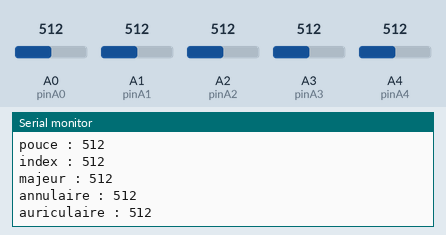
A sketch run on a simulated Arduino Uno, built with avr-gcc and run on an emulated ATmega328P. On the bench: the last lines printed to the serial monitor. The test bench sets the inputs (shaded band); at power-on: A1 (pinA1) = 512, A3 (pinA3) = 512, A0 (pinA0) = 512, A2 (pinA2) = 512, A4 (pinA4) = 512.

Above: at 2.7 s.
2.8 s: A1 (pinA1) set to 107
5.8 s: A1 (pinA1) set to 93
8.8 s: A3 (pinA3) set to 108
At 9.11 s:
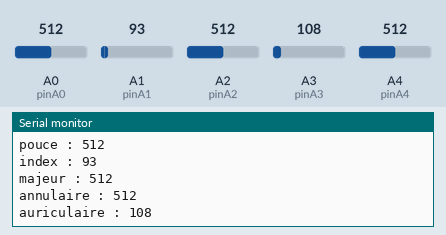
11.8 s: A3 (pinA3) set to 93
At 12.24 s:
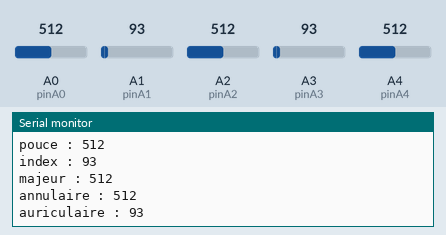
Timing chart, 0 to 14.3 s (numbered marks = the images above; inputs shaded):
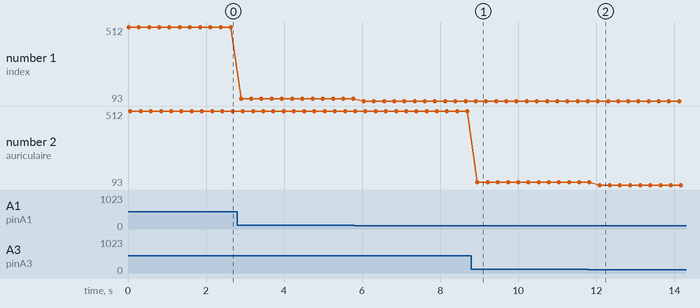

Measured:
- after the input at 8.8 s, the serial monitor: prints a new line after 0.16 s (image 1)
- after the input at 11.8 s, the serial monitor: prints a new line after 0.29 s (image 2)
- plotted number 1: 512 → 107 after the input at 2.8 s, 107 → 93 after the input at 5.8 s
- plotted number 2: 512 → 108 after the input at 8.8 s

The sketch:

reading_FlexSensors.ino
```cpp
int pinA0 = A0; //analog pin 0
int pinA1 = A1; //analog pin 1
int pinA2 = A2; //analog pin 2
int pinA3 = A3; //analog pin 3
int pinA4 = A4; //analog pin 4

void setup(){
  Serial.begin(9600);
}

void loop(){
  int readingA0 = analogRead(pinA0);
  int readingA1 = analogRead(pinA1);
  int readingA2 = analogRead(pinA2);
  int readingA3 = analogRead(pinA3);
  int readingA4 = analogRead(pinA4);

  Serial.print("pouce : ");
  Serial.println(readingA0);
  Serial.print("index : ");
  Serial.println(readingA1);
  Serial.print("majeur : ");
  Serial.println(readingA2);
  Serial.print("annulaire : ");
  Serial.println(readingA4);
  Serial.print("auriculaire : ");
  Serial.println(readingA3);


  delay(250); //just here to slow down the output for easier reading
}
```
